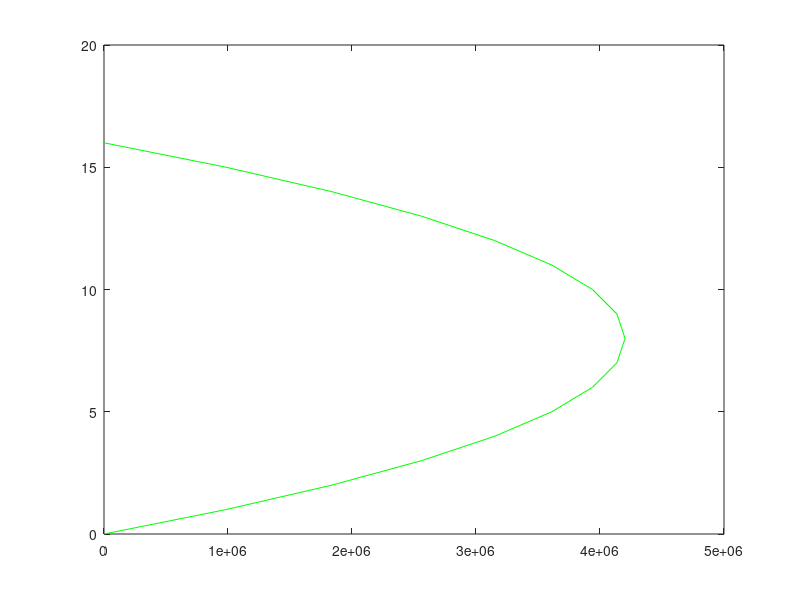

MATLAB code for this plot:
%{
Writer: Akshay S Tharval
1st draft: Sept 11, 2015
Last modified: Sept 11, 2015

Subject: Assignment Q5b
%}

clear all %clear stored variables
clc %clear the screen
close all %close all previously created plots


n = 15 % Given number of nodes

deltaPL= 101325/3/25400; % The value of DeltaP/L in terms of Pascal/Micron

deltaY= 150/(n+1); % Calculating the value of Delta Y

u= 8.9*10^-4; % Viscosity of water at 25 Celcius in Pascal.Seconds

G = deltaY^2*deltaPL/u; %calculating G, which is basically a contains all the constants

% Considering the boundary condition

%Creating the sparse matrix using sparse function
D = sparse(1:n,1:n,2*ones(1,n),n,n); 
E = sparse(2:n,1:n-1,-1*ones(1,n-1),n,n);
matV = E+D+E'

GMat(1:n)=G; %Creating a vector of G

Vel=inv(matV)*GMat' %Solving the system of equations

Vel = [0;Vel;0] %Because we consider the boundary condition, we need to put a zero row on the top and bottom of the output vector

N1= 0:n+1; %Creating an array of for plotting

plot(Vel,N1,'-g') % Creating velocity profile by plotting Velocity at each node


